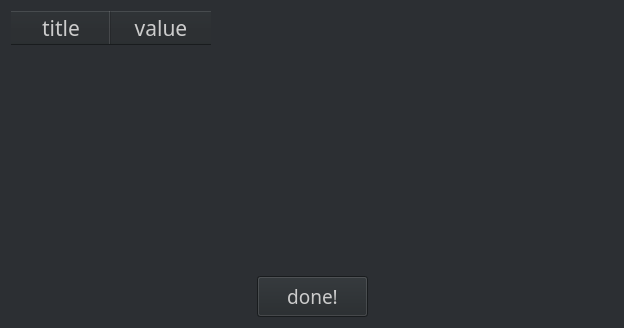
<?xml version="1.0" encoding="UTF-8"?>
<ui version="4.0">
 <class>Field_Table</class>
 <widget class="QFrame" name="Field_Table">
  <property name="geometry">
   <rect>
    <x>0</x>
    <y>0</y>
    <width>620</width>
    <height>326</height>
   </rect>
  </property>
  <property name="maximumSize">
   <size>
    <width>659</width>
    <height>16777215</height>
   </size>
  </property>
  <property name="windowTitle">
   <string>Frame</string>
  </property>
  <property name="styleSheet">
   <string notr="true">background: #2C2F33;
</string>
  </property>
  <layout class="QVBoxLayout" name="verticalLayout">
   <item>
    <widget class="QTableWidget" name="tableWidget">
     <property name="minimumSize">
      <size>
       <width>602</width>
       <height>259</height>
      </size>
     </property>
     <property name="maximumSize">
      <size>
       <width>99999</width>
       <height>99999</height>
      </size>
     </property>
     <property name="contextMenuPolicy">
      <enum>Qt::DefaultContextMenu</enum>
     </property>
     <property name="styleSheet">
      <string notr="true">QWidget {
	color:white;
	background: #2C2F33;
}

QHeaderView::section {
    background: #23272A;
    color: #ccc;
}

QTableWidget {
    gridline-color: #fffff8;
    font-size: 12pt;
	align:center;
	alternate-background-color: #23272A;
}

QTableWidget QTableCornerButton::section {
    background-color: #2C2F33;
    border: 1px solid #fffff8;
}
</string>
     </property>
     <property name="frameShape">
      <enum>QFrame::NoFrame</enum>
     </property>
     <property name="frameShadow">
      <enum>QFrame::Sunken</enum>
     </property>
     <property name="midLineWidth">
      <number>-2</number>
     </property>
     <property name="editTriggers">
      <set>QAbstractItemView::AllEditTriggers</set>
     </property>
     <property name="alternatingRowColors">
      <bool>false</bool>
     </property>
     <property name="showGrid">
      <bool>false</bool>
     </property>
     <property name="gridStyle">
      <enum>Qt::NoPen</enum>
     </property>
     <property name="sortingEnabled">
      <bool>false</bool>
     </property>
     <column>
      <property name="text">
       <string>title</string>
      </property>
      <property name="font">
       <font>
        <family>My Font</family>
        <pointsize>16</pointsize>
       </font>
      </property>
     </column>
     <column>
      <property name="text">
       <string>value</string>
      </property>
      <property name="font">
       <font>
        <family>My Font</family>
        <pointsize>16</pointsize>
       </font>
      </property>
     </column>
    </widget>
   </item>
   <item>
    <layout class="QHBoxLayout" name="horizontalLayout">
     <item>
      <spacer name="button_left">
       <property name="orientation">
        <enum>Qt::Horizontal</enum>
       </property>
       <property name="sizeHint" stdset="0">
        <size>
         <width>40</width>
         <height>20</height>
        </size>
       </property>
      </spacer>
     </item>
     <item>
      <widget class="QPushButton" name="send_button">
       <property name="minimumSize">
        <size>
         <width>111</width>
         <height>41</height>
        </size>
       </property>
       <property name="maximumSize">
        <size>
         <width>111</width>
         <height>41</height>
        </size>
       </property>
       <property name="font">
        <font>
         <family>My Font</family>
         <pointsize>14</pointsize>
        </font>
       </property>
       <property name="styleSheet">
        <string notr="true">    background: #23272A;
    color: #ccc;
    transition: .2s color, .2s background;
</string>
       </property>
       <property name="text">
        <string>done!</string>
       </property>
      </widget>
     </item>
     <item>
      <spacer name="button_right">
       <property name="orientation">
        <enum>Qt::Horizontal</enum>
       </property>
       <property name="sizeHint" stdset="0">
        <size>
         <width>40</width>
         <height>20</height>
        </size>
       </property>
      </spacer>
     </item>
    </layout>
   </item>
  </layout>
 </widget>
 <resources/>
 <connections/>
</ui>
